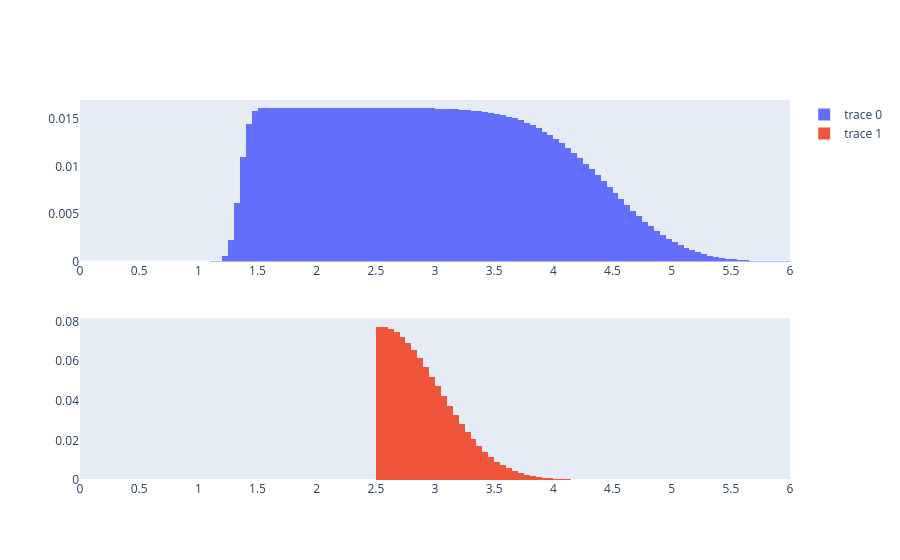

Write notebook code for a chart like this one.
### Code cell
# Artificially truncate 3/4th of the gaussian

import inference.helpers as ih
from plotly.subplots import make_subplots

idx = 1
id = df_br_excl_max.loc[idx, "ID"]

ecFEV1 = mh.VariableNode("ecFEV1 (L)", 0, 6, 0.05, prior=None)
HFEV1 = mh.SharedVariableNode("Healthy FEV1 (L)", 1, 6, 0.05, prior=None)

fig = make_subplots(rows=2, cols=1)
# P(HFEV1FT | bFEV1)
p = df_br_excl_max.loc[idx, "P(FEV1|HFEV1FT)"]
ih.plot_histogram(fig, HFEV1, p, ecFEV1.a, ecFEV1.b, 1, 1)

# P(FEV1 | HFEV1FT)
p = df_rmax[df_rmax["ID"] == id]["P(HFEV1|bFEV1)"].values[0]
hprior = np.zeros_like(p)
hprior[len(p) // 2 :] = p[len(p) // 2 :]
hprior /= hprior.sum()
# ih.plot_histogram(fig, ecFEV1, p, ecFEV1.a, ecFEV1.b, 2, 1)
ih.plot_histogram(fig, ecFEV1, hprior, ecFEV1.a, ecFEV1.b, 2, 1)
fig.show()
